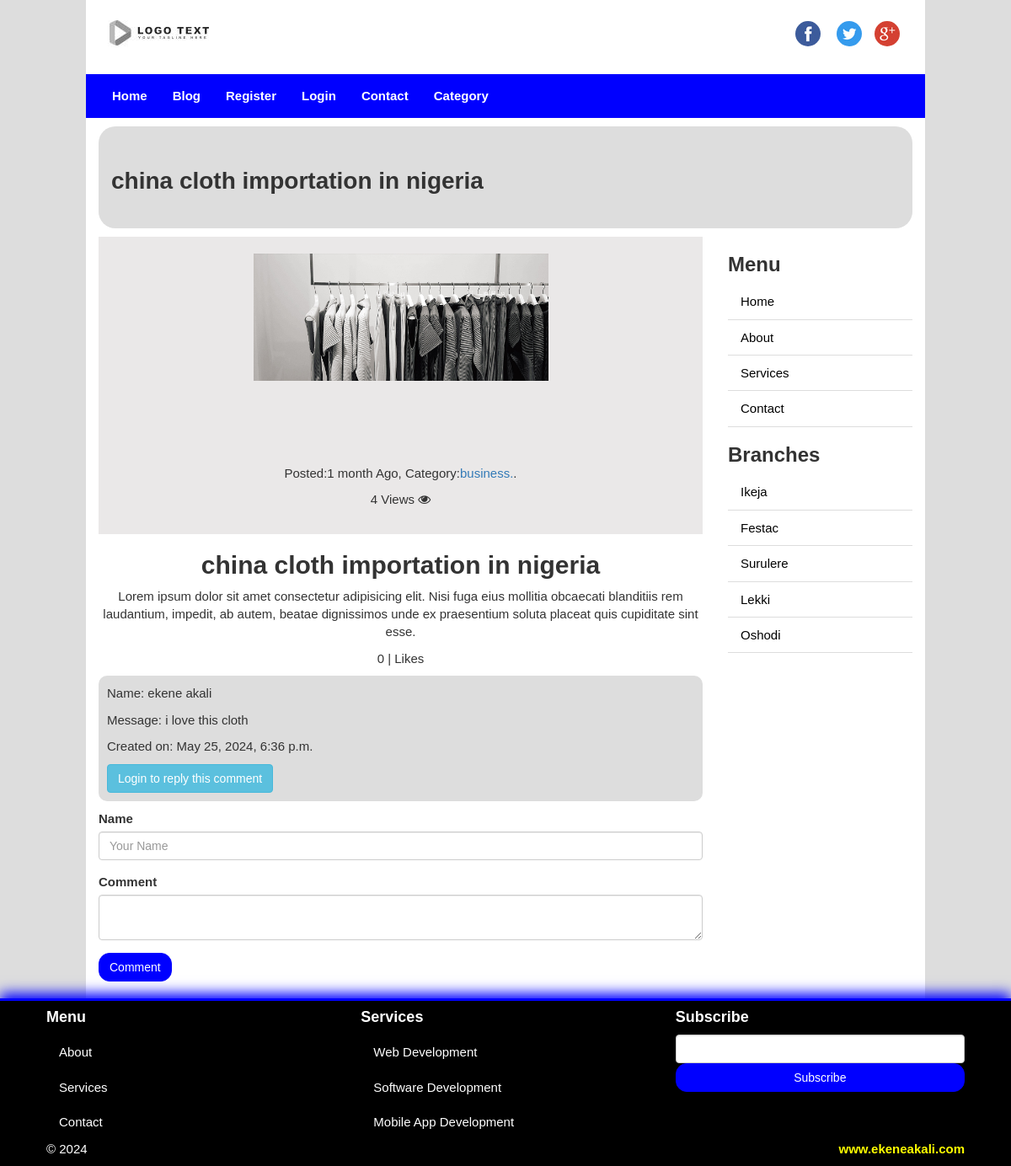
Page /pages/single-post/6/ on the committed database.
### cms_app/models.py (models this page shows, shortened)
class Post(models.Model):
    pst_title = models.CharField(max_length=150)
    created_by = models.ForeignKey(User, on_delete=models.CASCADE)
    pst_image = models.FileField(null=True, blank=True, upload_to='uploads/')
    category = models.ForeignKey(Category, on_delete=models.CASCADE)
    content = models.TextField(blank=True, null=True)
    num_site = models.IntegerField(default=0, verbose_name='visited')
    likes = models.ManyToManyField(User, related_name='likes', blank=True)
    created_at = models.DateTimeField(auto_now_add=True)
    updated_at = models.DateTimeField(auto_now=True)
    class Meta():
        verbose_name_plural = 'Post'
    def total_likes(self):
        return self.likes.count()

class Category(models.Model):
    cat_name = models.CharField(max_length=30, verbose_name='Category Name')
    cat_desc = models.TextField(blank=True, null=True, verbose_name='Description')
    created_at = models.DateTimeField(auto_now_add=True)
    updated_at = models.DateTimeField(auto_now=True)
    def __str__(self):
        return self.cat_name
    class Meta():
        verbose_name_plural = 'Category'

class Comment(models.Model):
    name = models.CharField(max_length=150)
    comment = models.TextField()
    post = models.ForeignKey(Post, on_delete=models.CASCADE)
    created_at = models.DateTimeField(auto_now_add=True)
    updated_at = models.DateTimeField(auto_now=True)
    class Meta():
        verbose_name_plural = 'Comment'

### cms_app/views.py (the view)
# urls.py: path('single-post/<int:post_id>/', views.single_post, name='single_post'),
def single_post(request, post_id):
    single = Post.objects.get(id=post_id)
    get_comment = Comment.objects.filter(post__id=post_id)
    if request.method == 'POST':
        name = request.POST.get('name')
        comment = request.POST.get('comment')
        Comment.objects.create(name=name, comment=comment, post=single)
        messages.success(request, 'Comment created')
    single.num_site = single.num_site + 1
    single.save()
    is_liked = False
    if single.likes.filter(id=request.user.id).exists():
        is_liked = True
    return render(request, 'cms_app/single-blog.html', {'single':single, 'comment':get_comment, 'is_liked':is_liked, 'total_likes':single.total_likes})

### cms_app/context_processor.py (called while the page is built)
def category_menu(request):
    return {'menu':Category.objects.all()}

### templates/cms_app/single-blog.html (shortened to what this page needs)
{% extends 'cms_app/base.html' %}
{% load static %}
{% block content %}
<section id="sectionTitle">
  <div class="pageTitle">
    <h1> {% if single %} {{ single.pst_title }} {% endif %}</h1>
  </div>
</section>
<section id="content">
  <div class="row">
    {% if single %}
    <div class="col-sm-9 text-center" id="detailContent">
      <div class="contain-img">
        <div class="img-div" style="height: 250px">
            <img src="{{ single.pst_image.url }}" class="img-responsive">
        </div>
        <p>
          Posted:{{ single.created_at|timesince }} Ago, Category:<a href="sport.html">{{ single.category }}.</a>.
        </p>
        <p>
          {{ single.num_site }} View{{ single.num_site|pluralize}} <span class="fa fa-eye"></span>
        </p>
      </div>
      <div class="detail-content">
        <h2>{{ single.pst_title }}</h2>
        <p>
          {{ single.content }}
        </p>
      </div>
      <p>
        {{ total_likes }} | Like{{ total_likes|pluralize }}
      </p>
      {% if comment %}
        {% for c in comment %}
        <div class="comment">
            <p>Name: {{ c.name }}</p>
          <p>Message: {{ c.comment }}</p>
          <p>Created on: {{c.created_at}}</p>
          {% if request.user.is_authenticated %}
          <a href="{% url 'cms_app:comment_detail' c.id %}" class="btn btn-primary">ReplyComment</a>
           {% else %}
           <a href="{% url 'cms_app:custom_login' %}" class="btn btn-info">Login to reply this comment</a>
          {% endif %}
        </div>
        {% endfor %}
        {% else %}
        <center>
            <h3> You havn't not commented on this post</h3>
        </center>
      {% endif %}
      <form method="POST" style="text-align: left;">
        <div class="form-group">
          <label for="">Name</label>
          <input type="text" value="{{request.user.username}}" name="name" required class="form-control" placeholder="Your Name">
        </div>
        <div class="form-group">
          <label for="">Comment</label>
         <textarea name="comment" class="form-control"></textarea>
        </div>
        <input type="submit" class="btn btn-primary" placeholder="Message" value="Comment">
      </form>
  </div>
    {% endif %}
    {% include 'cms_app/sidebar.html' %}
  </div>
</section>
{% endblock %}

### static/cms_app/css/ekene.css (style rules this page uses)
body { font-family: arial, verdana, sans-serif; font-size:15px; background-color:#ddd; }
h1, h2, h3, h4, h5, h6 { font-weight: bold; }
h1 { font-size:28px; }
.btn-primary { background-color:blue; border-color:blue; border-radius:13px; }
#sectionTitle { background-color:#ddd; padding:30px 15px; margin: 10px 0; border-radius:20px; }
.img-div { width: 350px; height: 350px; margin: auto; }
.contain-img { background-color: #EAE8E8; padding: 20px; box-sizing: border-box; }
#detailContent img { width: 100%; height: auto; }
.comment { text-align: left; background-color: #ddd; padding:10px; margin-bottom:10px; border-radius: 10px; }

### rows in the picture
Post: pst_title "china cloth importation in nigeria", pst_image (picture), created_at "1 month", category "business", num_site "4", content "Lorem ipsum dolor sit amet consectetur adipisicing elit. Nisi fuga eius mollitia obcaecati blanditiis rem laudantium, impedit, ab autem, beatae dignissimos unde ex praesentium soluta placeat quis cupiditate sint esse.", id "0"
Comment: name "ekene akali", comment "i love this cloth", created_at "May 25, 2024, 6:36 p.m."
